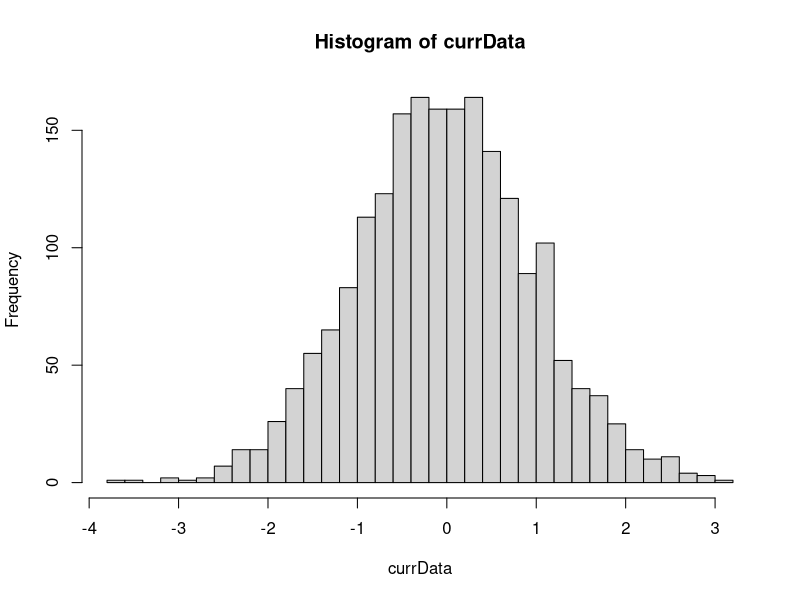

R code for this plot:
## ---- chunk 1
currData <- rnorm(2000)
summary(currData )
hist(currData, breaks = 30)
